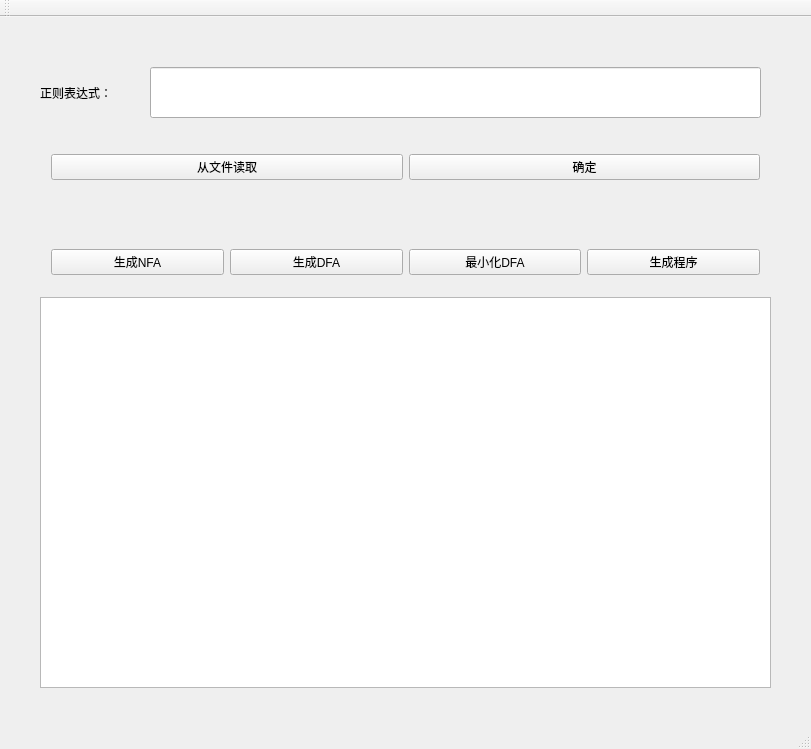
<?xml version="1.0" encoding="UTF-8"?>
<ui version="4.0">
 <class>MainWindow</class>
 <widget class="QMainWindow" name="MainWindow">
  <property name="geometry">
   <rect>
    <x>0</x>
    <y>0</y>
    <width>811</width>
    <height>749</height>
   </rect>
  </property>
  <property name="windowTitle">
   <string>MainWindow</string>
  </property>
  <widget class="QWidget" name="centralWidget">
   <widget class="QTableWidget" name="toNFA_table">
    <property name="geometry">
     <rect>
      <x>40</x>
      <y>280</y>
      <width>731</width>
      <height>391</height>
     </rect>
    </property>
   </widget>
   <widget class="QTableWidget" name="toDFA_table">
    <property name="geometry">
     <rect>
      <x>40</x>
      <y>280</y>
      <width>731</width>
      <height>391</height>
     </rect>
    </property>
   </widget>
   <widget class="QTableWidget" name="miniDFA_table">
    <property name="geometry">
     <rect>
      <x>40</x>
      <y>280</y>
      <width>731</width>
      <height>391</height>
     </rect>
    </property>
   </widget>
   <widget class="QWidget" name="horizontalLayoutWidget">
    <property name="geometry">
     <rect>
      <x>40</x>
      <y>210</y>
      <width>731</width>
      <height>71</height>
     </rect>
    </property>
    <layout class="QHBoxLayout" name="horizontalLayout">
     <item>
      <widget class="QPushButton" name="toNFA_Button">
       <property name="text">
        <string>生成NFA</string>
       </property>
      </widget>
     </item>
     <item>
      <widget class="QPushButton" name="toDFA_Button">
       <property name="text">
        <string>生成DFA</string>
       </property>
      </widget>
     </item>
     <item>
      <widget class="QPushButton" name="miniDFA_button">
       <property name="text">
        <string>最小化DFA</string>
       </property>
      </widget>
     </item>
     <item>
      <widget class="QPushButton" name="toText_Button">
       <property name="text">
        <string>生成程序</string>
       </property>
      </widget>
     </item>
    </layout>
   </widget>
   <widget class="QLabel" name="label">
    <property name="geometry">
     <rect>
      <x>40</x>
      <y>50</y>
      <width>151</width>
      <height>51</height>
     </rect>
    </property>
    <property name="text">
     <string>正则表达式：</string>
    </property>
   </widget>
   <widget class="QLineEdit" name="lineEdit">
    <property name="geometry">
     <rect>
      <x>150</x>
      <y>50</y>
      <width>611</width>
      <height>51</height>
     </rect>
    </property>
   </widget>
   <widget class="QWidget" name="horizontalLayoutWidget_2">
    <property name="geometry">
     <rect>
      <x>40</x>
      <y>110</y>
      <width>731</width>
      <height>80</height>
     </rect>
    </property>
    <layout class="QHBoxLayout" name="horizontalLayout_2">
     <item>
      <widget class="QPushButton" name="file_Button">
       <property name="text">
        <string>从文件读取</string>
       </property>
      </widget>
     </item>
     <item>
      <widget class="QPushButton" name="sure_Button">
       <property name="text">
        <string>确定</string>
       </property>
      </widget>
     </item>
    </layout>
   </widget>
   <widget class="QTextBrowser" name="textBrowser">
    <property name="geometry">
     <rect>
      <x>40</x>
      <y>280</y>
      <width>731</width>
      <height>391</height>
     </rect>
    </property>
   </widget>
  </widget>
  <widget class="QMenuBar" name="menuBar">
   <property name="geometry">
    <rect>
     <x>0</x>
     <y>0</y>
     <width>811</width>
     <height>17</height>
    </rect>
   </property>
  </widget>
  <widget class="QToolBar" name="mainToolBar">
   <attribute name="toolBarArea">
    <enum>TopToolBarArea</enum>
   </attribute>
   <attribute name="toolBarBreak">
    <bool>false</bool>
   </attribute>
  </widget>
  <widget class="QStatusBar" name="statusBar"/>
 </widget>
 <layoutdefault spacing="6" margin="11"/>
 <resources/>
 <connections/>
</ui>
